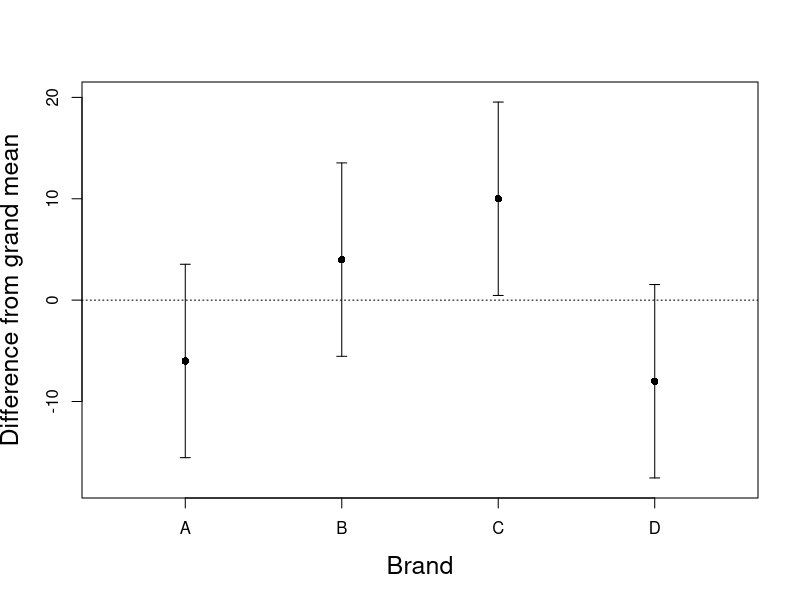

Generate this figure with R:
## ----sawData,size='scriptsize'-------------------------------------------
sawData <- read.csv("sawData.csv")
sawData

## ----coef,size='scriptsize'----------------------------------------------
ADvBC <- c(1/2, -1/2, -1/2, 1/2)
AvD <- c(1, 0, 0, -1)
BvC <- c(0, 1, -1, 0)

## ----orth1,size='scriptsize'---------------------------------------------
sum(ADvBC)
sum(AvD)
sum(BvC)

## ----orth2,size='scriptsize'---------------------------------------------
sum(ADvBC * AvD)
sum(ADvBC * BvC)
sum(AvD * BvC)

## ----conmat--------------------------------------------------------------
contrast.mat <- cbind(ADvBC, AvD, BvC)
contrast.mat

## ------------------------------------------------------------------------
aov.out <- aov(y ~ Brand, data=sawData,
               contrasts=list(Brand=contrast.mat))

## ------------------------------------------------------------------------
summary(aov.out, split = list(Brand =
                      list("ADvBC"=1, "AvD"=2, "BvC"=3)))

## ----gmeans1,size='scriptsize'-------------------------------------------
(group.means <- tapply(sawData$y, sawData$Brand, mean))

## ----gmeans2,size='scriptsize'-------------------------------------------
group.means <- unname(group.means) # Drop names (optional)
group.means[1] - group.means[4]

## ----gdiff1,size='scriptsize'--------------------------------------------
group.means[2] - group.means[3]

## ----gdiff2,size='scriptsize'--------------------------------------------
mean(group.means[c(1,4)]) - mean(group.means[2:3])

## ----se-con1,size='footnotesize'-----------------------------------------
se.contrast(aov.out, list(sawData$Brand=="A",
                          sawData$Brand=="D"))

## ----se-con2,size='footnotesize'-----------------------------------------
se.contrast(aov.out, list(sawData$Brand=="B",
                           sawData$Brand=="C"))

## ----se-con3,size='footnotesize'-----------------------------------------
se.contrast(aov.out, list(sawData$Brand=="A" |
                          sawData$Brand=="D",
                          sawData$Brand=="B" |
                          sawData$Brand=="C"))

## ----effSE---------------------------------------------------------------
effects.SE <- model.tables(aov.out, type="effects",
                           se=TRUE)
effects.SE

## ----alphas,size='footnotesize'------------------------------------------
# str(effects.SE)
alpha.i <- as.numeric(effects.SE$tables$Brand)
SE <- as.numeric(effects.SE$se)

## ----CIs,size='footnotesize'---------------------------------------------
tc <- qt(0.975, 4*(5-1))
lowerCI <- alpha.i - tc * SE
upperCI <- alpha.i + tc * SE

## ----CIr,size='footnotesize'---------------------------------------------
CI <- data.frame(effect.size=alpha.i, SE,
                 lowerCI, upperCI)
round(CI, 2)

## ----ciplot,fig.show='hide',fig.width=8,fig.height=6,size='tiny'---------
plot(1:4, CI$effect.size, xlim=c(0.5, 4.5), ylim=c(-18, 20), xaxt="n",
     xlab="Brand", ylab="Difference from grand mean", pch=16, cex.lab=1.5)
axis(1, at=1:4, labels=c("A", "B", "C", "D"))
abline(h=0, lty=3)
arrows(1:4, CI$lowerCI, 1:4, CI$upperCI, code=3, angle=90, length=0.05)

## ------------------------------------------------------------------------
power.t.test(n=NULL, delta=3, sd=2, sig.level=0.05,
             power=0.8)

## ------------------------------------------------------------------------
power.anova.test(groups=4, n=5, between.var=360.0,
                 within.var=101.2, power=NULL)

